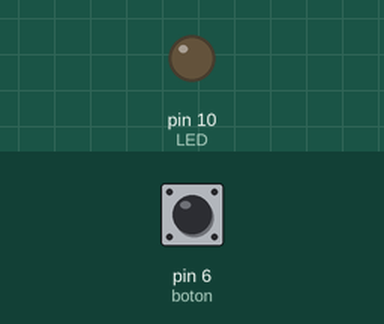
A sketch run on a simulated Arduino Uno, built with avr-gcc and run on an emulated ATmega328P. Parts: output pins drawn as LEDs (lit = HIGH). Inputs (shaded band) come from the test bench; at power-on: pin 6 (boton) LOW.

Above: at 1.2 s.
1.3 s: pin 6 (boton) pulled HIGH for 0.15 s
At 1.37 s:
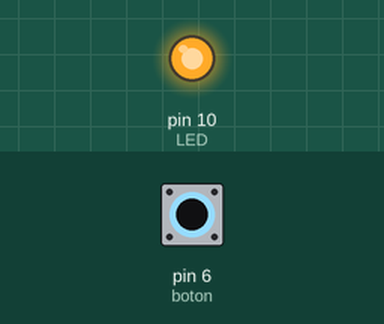
2.9 s: pin 6 (boton) pulled HIGH for 3.2 s
At 7.0 s:
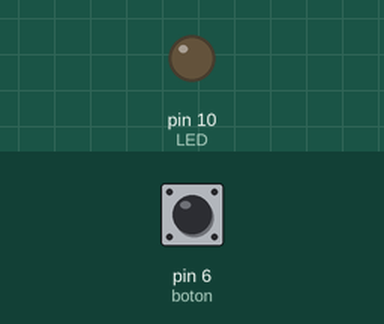
Timing chart, 0 to 8.5 s (numbered marks = the images above; inputs shaded):
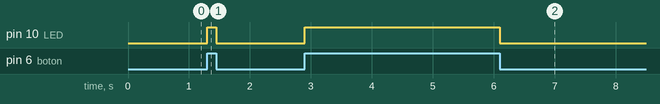

The sketch:

Entradas_digitales.ino
```cpp
int LED = 10 ;
int boton = 6;

void setup() {
  pinMode( LED, OUTPUT) ; // LED como salida
  pinMode( boton  , INPUT) ;            //botón  como entrada
}

void loop() {
  int valor = digitalRead(boton) ;          // leemos el valor de boton en valor
  digitalWrite( LED, valor) ;
}
```

Measured:
- after the input at 1.3 s, pin 10 (LED): LOW → HIGH at once, → LOW 0.15 s later
- after the input at 2.9 s, pin 10 (LED): LOW → HIGH at once, → LOW 3.2 s later
